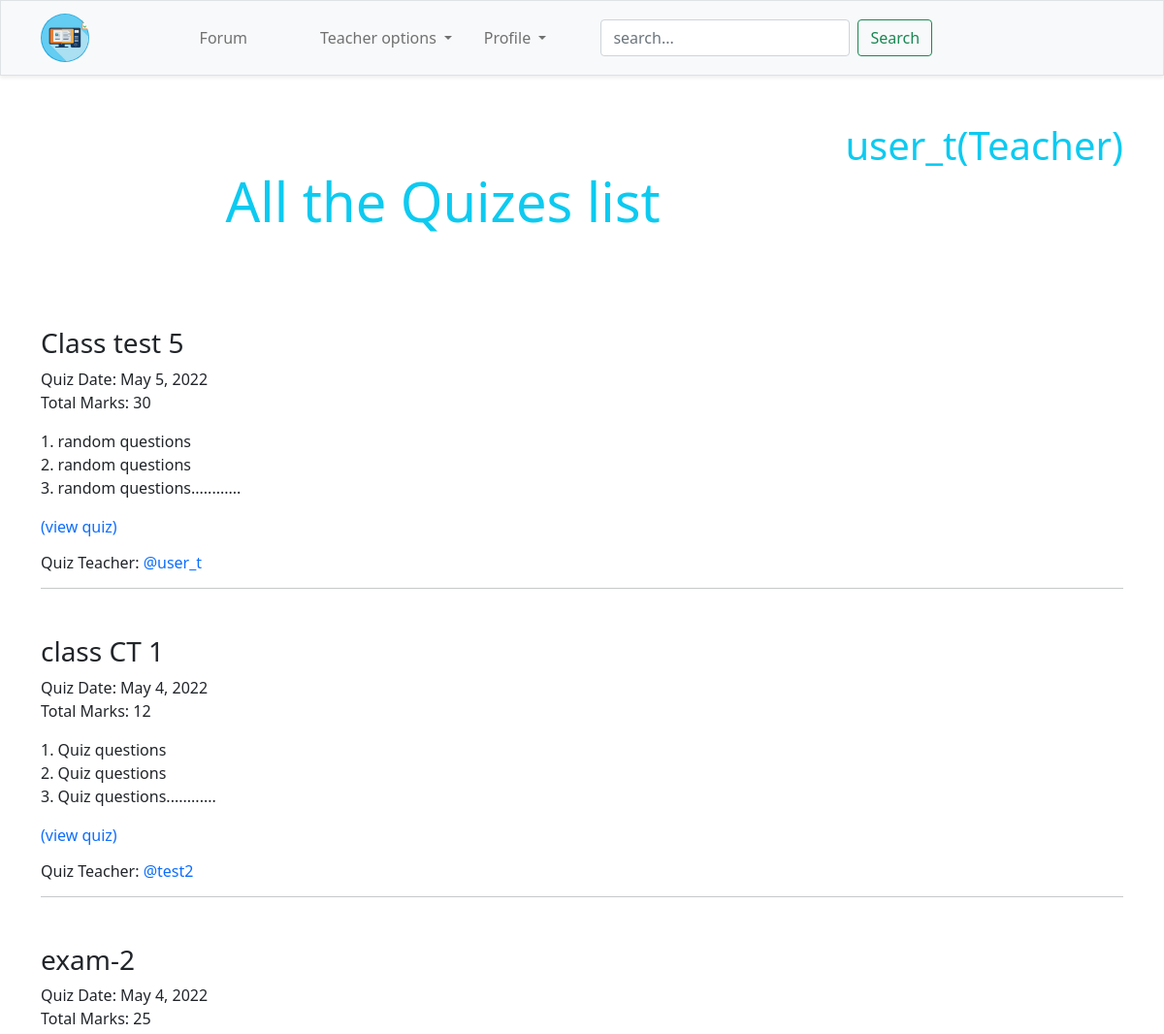
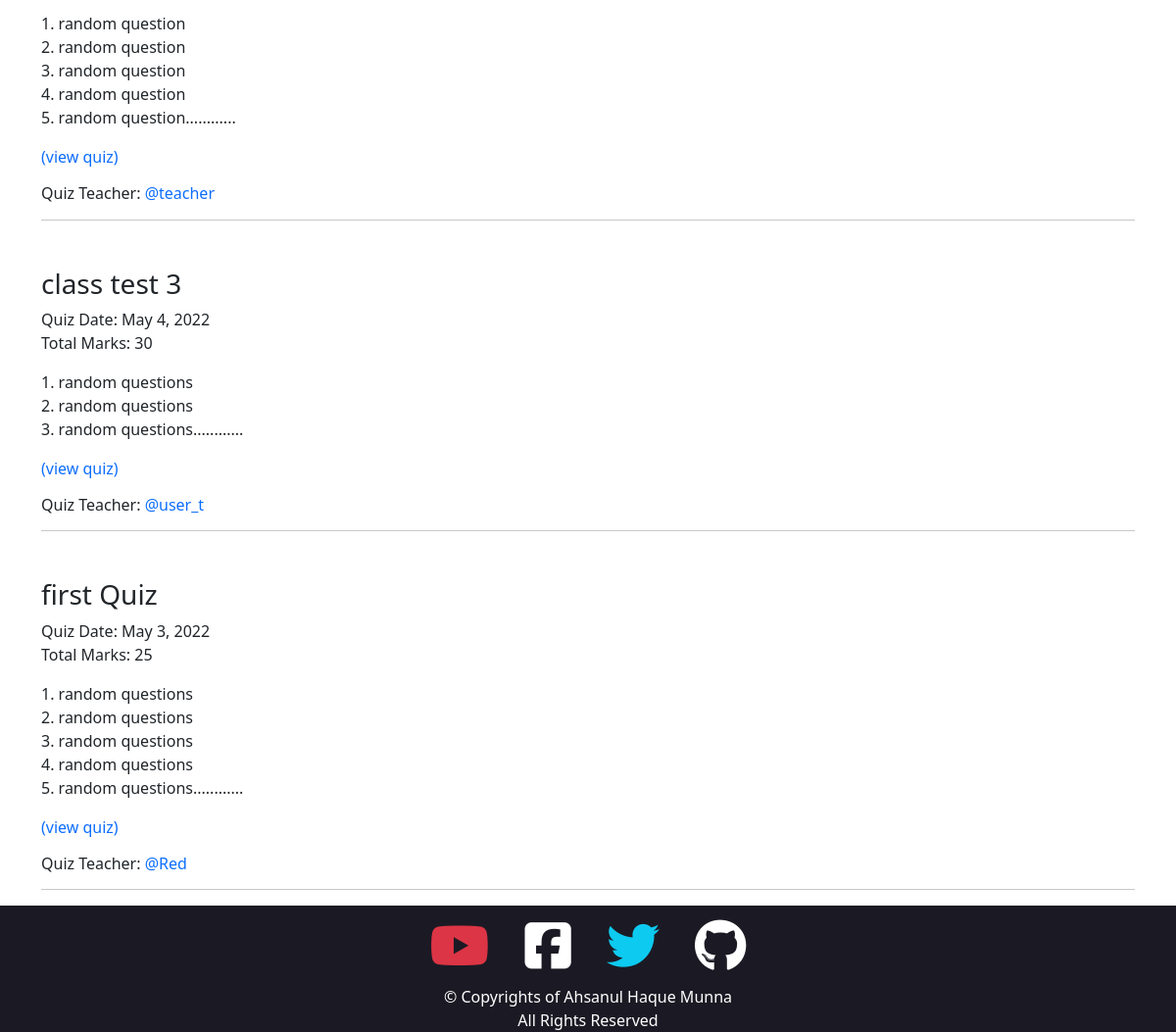
Screenshot of /quiz-list/ (signed in) with the database file from the repository (2 pictures, top to bottom).
### app_account/models.py (models this page shows)
class AccountProfile(models.Model):
    account = models.OneToOneField(User, on_delete=models.CASCADE, related_name="account_profile")
    acc_types = [
        ('Student', 'Student'),
        ('Teacher', 'Teacher'),
    ]
    account_type = models.CharField(max_length=64, choices=acc_types, default='Student')
    acc_name = models.CharField(max_length=264, blank=True)
    date_of_birth = models.DateField(blank=True, null=True)

### app_content/models.py (models this page shows)
class Quiz(models.Model):
    teacher = models.ForeignKey(User, related_name='quiz_teacher', on_delete=models.CASCADE)
    quiz_title = models.CharField(max_length=264, verbose_name="Quiz title")
    quiz_content = models.TextField()
    quiz_date = models.DateField()
    total_marks = models.IntegerField()
    class Meta:
        ordering = ['-quiz_date',]

### app_content/views.py (the view)
# urls.py: path('quiz-list/', views.QuizListView, name="quizList"),
@login_required
def QuizListView(request):
    quiz_list = Quiz.objects.all()
    dict = {
        "quiz_list": quiz_list,
        "title": "All quizes",
    }
    return render(request, "app_content/quiz_list.html", context=dict)

### app_content/templatetags/myFilters.py (called while the page is built)
def range_filter_400(value):
    return value[0:500] + "............"

### templates/app_content/quiz_list.html (shortened to what this page needs)
{% extends 'base.html' %}
{% load crispy_forms_tags %}
{% load myFilters %}
{% block body_block %}
<a href="#" class="text-center mb-5 d-felx float-end text-decoration-none text-info display-6">{{user.username}}({{user.account_profile.account_type}})</a>
<h1 class='text-center display-4 text-info py-5 my-5'>All the Quizes list</h1>
{% for quiz in quiz_list %}
    <h3 class="mt-5">{{ quiz.quiz_title }}</h3>
    Quiz Date: {{ quiz.quiz_date }}<br>
    Total Marks: {{quiz.total_marks}}
    <div class="mt-3">
        {{ quiz.quiz_content|range_filter_400|linebreaks }}<a class="text-decoration-none" href="">(view quiz)</a>
        <h6 class="my-3">Quiz Teacher: <a class="text-decoration-none" href="#">@{{ quiz.teacher }}</a></h6>
    </div>
    <hr>
{% endfor %}
{% endblock body_block %}

### static/cssFiles/myStyle.css (style rules this page uses)
h1 { color: red; }
body { background-image: url("https://img.freepik.com/free-vector/white-elegant-texture-background-style_23-2148432200.jpg?w=2000"); background-size: cover; }
p { word-wrap: break-word; }

### rows the page displays
Quiz: quiz_title "Class test 5", quiz_date "May 5, 2022", total_marks "30", quiz_content|range_filter_400 "1. random questions 2. random questions 3. random questions............", teacher "user_t"
Quiz: quiz_title "class CT 1", quiz_date "May 4, 2022", total_marks "12", quiz_content|range_filter_400 "1. Quiz questions 2. Quiz questions 3. Quiz questions............", teacher "test2"
Quiz: quiz_title "exam-2", quiz_date "May 4, 2022", total_marks "25", quiz_content|range_filter_400 "1. random question 2. random question 3. random question 4. random question 5. random question............", teacher "teacher"
Quiz: quiz_title "class test 3", quiz_date "May 4, 2022", total_marks "30", quiz_content|range_filter_400 "1. random questions 2. random questions 3. random questions............", teacher "user_t"
Quiz: quiz_title "first Quiz", quiz_date "May 3, 2022", total_marks "25", quiz_content|range_filter_400 "1. random questions 2. random questions 3. random questions 4. random questions 5. random questions............", teacher "Red"

### other values shown
{{ user.username }} "user_t"
{{ user.account_profile.account_type }} "Teacher"
